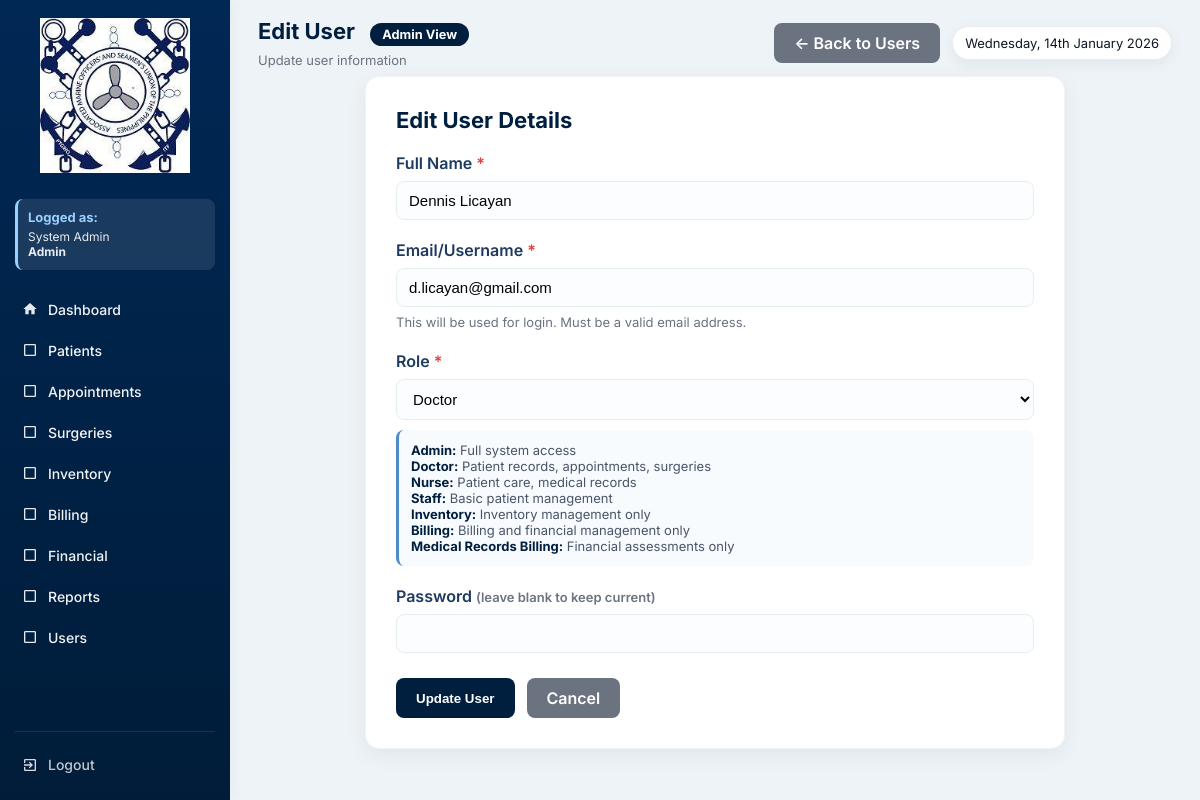
Page /user_form.php?id=35 (signed in) on the committed database.
### tables this page shows
CREATE TABLE `users` (
  `id` int(11) NOT NULL,
  `full_name` varchar(150) DEFAULT NULL,
  `username` varchar(100) DEFAULT NULL,
  `password` varchar(255) DEFAULT NULL,
  `role` enum('Admin','Doctor','Nurse','Staff','Inventory','Billing','SocialWorker') NOT NULL,
  `created_at` timestamp NOT NULL DEFAULT current_timestamp(),
  `is_active` tinyint(1) DEFAULT 1,
  `deactivated_at` datetime DEFAULT NULL
);

### functions.php (called while the page is built, shortened)
<?php
function fetchOne($conn, $sql, $types = null, $params = [])
{
    $stmt = $conn->prepare($sql);
    if ($types) {
        $stmt->bind_param($types, ...$params);
    }
    $stmt->execute();
    $res = $stmt->get_result();
    $row = $res->fetch_assoc();
    return $row;
}
function h($s){
    return htmlspecialchars($s, ENT_QUOTES);
}
?>

### user_form.php (the view, shortened to what this page needs)
<?php
require 'config.php';
require 'functions.php';
$current_role = $_SESSION['role'] ?? 'Guest';
$current_name = $_SESSION['name'] ?? 'User';
$role_permissions = [
    'Admin' => [
        'dashboard.php' => 'Dashboard',
        'patients.php' => 'Patients',
        'appointments.php' => 'Appointments',
        'surgeries.php' => 'Surgeries',
        'inventory.php' => 'Inventory',
        'billing.php' => 'Billing',
        'financials.php' => 'Financial',
        'reports.php' => 'Reports',
        'users.php' => 'Users'
    ],
    'Doctor' => [
        'dashboard.php' => 'Dashboard',
        'patients.php' => 'Patients',
        'appointments.php' => 'Appointments',
        'surgeries.php' => 'Surgeries',
        'inventory.php' => 'Inventory',
        'reports.php' => 'Reports'
    ],
    'Nurse' => [
        'dashboard.php' => 'Dashboard',
        'patients.php' => 'Patients',
        'appointments.php' => 'Appointments',
        'inventory.php' => 'Inventory',
        'reports.php' => 'Reports'
    ],
    'Staff' => [
        'dashboard.php' => 'Dashboard',
        'patients.php' => 'Patients',
        'appointments.php' => 'Appointments',
        'reports.php' => 'Reports'
    ],
    'Inventory' => [
        'dashboard.php' => 'Dashboard',
        'inventory.php' => 'Inventory',
        'reports.php' => 'Reports'
    ],
    'Billing' => [
        'dashboard.php' => 'Dashboard',
        'billing.php' => 'Billing',
        'financials.php' => 'Financial',
        'reports.php' => 'Reports'
    ],
    'MedicalRecordsBilling' => [
        'dashboard.php' => 'Dashboard',
        'financials.php' => 'Financial',
        'reports.php' => 'Reports'
    ]
];
$allowed_pages = $role_permissions[$current_role] ?? ['dashboard.php' => 'Dashboard'];
$id = $full_name = $username = $role = "";
$edit = false;
if (isset($_GET['id'])) {
    $id = (int)$_GET['id'];
    $user = fetchOne($conn, "SELECT * FROM users WHERE id = ?", "i", [$id]);
    if ($user) {
        $edit = true;
        $full_name = $user['full_name'] ?? '';
        $username = $user['username'] ?? '';
        $role = $user['role'] ?? 'Staff';
    }
}
?>
<!DOCTYPE html>
<html lang="en">
<head>
</head>
<body>
  <div class="app">
    <aside class="sidebar" id="sidebar">
      <div class="logo-wrap">
        <a href="dashboard.php" style="display: block;">
          <img src="logo.jpg" alt="Gig Oca Robles Seamen's Hospital Davao Logo">
        </a>
      </div>
      <div class="user-info">
        <h4>Logged as:</h4>
        <p><?php echo htmlspecialchars($current_name); ?><br><strong><?php echo htmlspecialchars($current_role); ?></strong></p>
      </div>
      <nav class="menu" id="mainMenu">
        <a href="dashboard.php" class="menu-item <?php echo basename($_SERVER['PHP_SELF']) == 'dashboard.php' ? 'active' : ''; ?>">
          <span class="icon">
            <svg viewBox="0 0 24 24" fill="currentColor">
              <path d="M10 20v-6h4v6h5v-8h3L12 3 2 12h3v8z"/>
            </svg>
          </span>
          <span class="label">Dashboard</span>
        </a>
        <?php foreach($allowed_pages as $page => $label): ?>
          <?php if($page !== 'dashboard.php'): ?>
            <a href="<?php echo $page; ?>" class="menu-item <?php echo basename($_SERVER['PHP_SELF']) == $page ? 'active' : ''; ?>">
              <span class="icon">
                <?php
                  $icons = [
                    'patients.php' => '<svg viewBox="0 0 24 24" fill="currentColor"><path d="M12 12c2.21 0 4-1.79 4-4s-1.79-4-4-4-4 1.79-4 4 1.79 4 4 4zm0 2c-2.67 0-8 1.34-8 4v2h16v-2c0-2.66-5.33-4-8-4z"/></svg>',
                    'appointments.php' => '<svg viewBox="0 0 24 24" fill="currentColor"><path d="M19 3h-1V1h-2v2H8V1H6v2H5c-1.11 0-1.99.9-1.99 2L3 19c0 1.1.89 2 2 2h14c1.1 0 2-.9 2-2V5c0-1.1-.9-2-2-2zm0 16H5V8h14v11zM7 10h5v5H7z"/></svg>',
                    'surgeries.php' => '<svg viewBox="0 0 24 24" fill="currentColor"><path d="M12 2C8.13 2 5 5.13 5 9c0 5.25 7 13 7 13s7-7.75 7-13c0-3.87-3.13-7-7-7zm0 9.5c-1.38 0-2.5-1.12-2.5-2.5s1.12-2.5 2.5-2.5 2.5 1.12 2.5 2.5-1.12 2.5-2.5 2.5z"/></svg>',
                    'inventory.php' => '<svg viewBox="0 0 24 24" fill="currentColor"><path d="M20 8h-3V4H7v4H4v14h16V8zM9 6h6v2H9V6zm11 14H4v-9h16v9zm-7-7H8v-2h5v2z"/></svg>',
                    'billing.php' => '<svg viewBox="0 0 24 24" fill="currentColor"><path d="M11.8 10.9c-2.27-.59-3-1.2-3-2.15 0-1.09 1.01-1.85 2.7-1.85 1.78 0 2.44.85 2.5 2.1h2.21c-.07-1.72-1.12-3.3-3.21-3.81V3h-3v2.16c-1.94.42-3.5 1.68-3.5 3.61 0 2.31 1.91 3.46 4.7 4.13 2.5.6 3 1.48 3 2.41 0 .69-.49 1.79-2.7 1.79-2.06 0-2.87-.92-2.98-2.1h-2.2c.12 2.19 1.76 3.42 3.68 3.83V21h3v-2.15c1.95-.37 3.5-1.5 3.5-3.55 0-2.84-2.43-3.81-4.7-4.4z"/></svg>',
                    'financials.php' => '<svg viewBox="0 0 24 24" fill="currentColor"><path d="M3 13h8V3H3v10zm0 8h8v-6H3v6zm10 0h8V11h-8v10zm0-18v6h8V3h-8z"/></svg>',
                    'reports.php' => '<svg viewBox="0 0 24 24" fill="currentColor"><path d="M19 3H5c-1.1 0-2 .9-2 2v14c0 1.1.9 2 2 2h14c1.1 0 2-.9 2-2V5c0-1.1-.9-2-2-2zM9 17H7v-7h2v7zm4 0h-2V7h2v10zm4 0h-2v-4h2v4z"/></svg>',
                    'users.php' => '<svg viewBox="0 0 24 24" fill="currentColor"><path d="M16 11c1.66 0 2.99-1.34 2.99-3S17.66 5 16 5c-1.66 0-3 1.34-3 3s1.34 3 3 3zm-8 0c1.66 0 2.99-1.34 2.99-3S9.66 5 8 5C6.34 5 5 6.34 5 8s1.34 3 3 3zm0 2c-2.33 0-7 1.17-7 3.5V19h14v-2.5c0-2.33-4.67-3.5-7-3.5zm8 0c-.29 0-.62.02-.97.05 1.16.84 1.97 1.97 1.97 3.45V19h6v-2.5c0-2.33-4.67-3.5-7-3.5z"/></svg>'
                  ];
                  echo $icons[$page] ?? '<svg viewBox="0 0 24 24" fill="currentColor"><path d="M19 5v14H5V5h14m0-2H5c-1.1 0-2 .9-2 2v14c0 1.1.9 2 2 2h14c1.1 0 2-.9 2-2V5c0-1.1-.9-2-2-2z"/></svg>';
                ?>
              </span>
              <span class="label"><?php echo $label; ?></span>
            </a>
          <?php endif; ?>
        <?php endforeach; ?>
      </nav>
      <div class="sidebar-bottom">
        <a href="logout.php" class="menu-item" style="color: rgba(255,255,255,0.8);">
          <span class="icon">
            <svg viewBox="0 0 24 24" fill="currentColor">
              <path d="M10.09 15.59L11.5 17l5-5-5-5-1.41 1.41L12.67 11H3v2h9.67l-2.58 2.59zM19 3H5c-1.11 0-2 .9-2 2v4h2V5h14v14H5v-4H3v4c0 1.1.89 2 2 2h14c1.1 0 2-.9 2-2V5c0-1.1-.9-2-2-2z"/>
            </svg>
          </span>
          <span class="label">Logout</span>
        </a>
      </div>
    </aside>
    <div class="main" id="mainContent">
      <div class="topbar">
        <div class="top-left">
          <h1><?php echo $edit ? "Edit User" : "Add User"; ?>
            <span class="role-badge role-<?php echo strtolower($current_role); ?>">
              <?php echo htmlspecialchars($current_role); ?> View
            </span>
          </h1>
          <p><?php echo $edit ? "Update user information" : "Create a new user account"; ?></p>
        </div>
        <div class="top-actions">
          <a href="users.php" class="btn-secondary">← Back to Users</a>
          <div class="date-pill"><?php echo date('l, jS F Y'); ?></div>
        </div>
      </div>
      <div class="form-container">
        <div class="form-card">
          <div class="form-title"><?php echo $edit ? "Edit User Details" : "Create New User"; ?></div>
          <form method="POST" class="user-form">
            <div class="form-group">
              <label class="form-label">Full Name <span class="required">*</span></label>
              <input type="text" name="full_name" class="form-input" value="<?php echo h($full_name); ?>" required>
            </div>
            <div class="form-group">
              <label class="form-label">Email/Username <span class="required">*</span></label>
              <input type="email" name="username" class="form-input" value="<?php echo h($username); ?>" required>
              <div class="form-text">This will be used for login. Must be a valid email address.</div>
            </div>
            <div class="form-group">
              <label class="form-label">Role <span class="required">*</span></label>
              <select name="role" class="form-select" required>
                <option value="Doctor" <?php if($role=='Doctor') echo 'selected'; ?>>Doctor</option>
              </select>
              <div class="form-help">
                <strong>Admin:</strong> Full system access<br>
                <strong>Doctor:</strong> Patient records, appointments, surgeries<br>
                <strong>Nurse:</strong> Patient care, medical records<br>
                <strong>Staff:</strong> Basic patient management<br>
                <strong>Inventory:</strong> Inventory management only<br>
                <strong>Billing:</strong> Billing and financial management only<br>
                <strong>Medical Records Billing:</strong> Financial assessments only
              </div>
            </div>
            <div class="form-group">
              <label class="form-label">
                Password <?php if($edit) echo '<span class="muted">(leave blank to keep current)</span>'; else echo '<span class="required">*</span>'; ?>
              </label>
              <input type="password" name="password" id="password" class="form-input" <?php if(!$edit) echo 'required'; ?> minlength="6">
            </div>
            <div class="form-actions">
              <button type="submit" class="btn-primary"><?php echo $edit ? "Update User" : "Create User"; ?></button>
              <a href="users.php" class="btn-secondary">Cancel</a>
            </div>
          </form>
        </div>
      </div>
    </div>
  </div>
</body>
</html>

### user_form.php (style rules this page uses)
:root { --bg: #eef3f7; --panel: #ffffff; --muted: #6b7280; --navy-700: #001F3F; --accent: #003366; --sidebar: #002855; --light-blue: #4d8cc9; --card-shadow: 0 6px 22px rgba(16,24,40,0.06); --glass: rgba(255,255,255,0.6); }
* { box-sizing:border-box }
html,body { height:100% }
body { margin:0; font-family:Inter, system-ui, -apple-system, "Segoe UI", Roboto, "Helvetica Neue", Arial; background:var(--bg); color: #0f1724; -webkit-font-smoothing:antialiased; -moz-osx-font-smoothing:grayscale; }
.app { display:flex; min-height:100vh; align-items:stretch; }
.sidebar { width:230px; background:linear-gradient(180deg, var(--sidebar), #001a33 120%); color:#eaf5ff; padding:18px 15px; display:flex; flex-direction:column; gap:14px; position:fixed; left:0; top:0; bottom:0; box-shadow: 2px 0 12px rgba(0,0,0,0.04); transition:width .22s ease, transform .22s ease; z-index:30; overflow-y: auto; }
.logo-wrap { display:flex; align-items:center; justify-content: center; padding-bottom:4px; }
.logo-wrap img { width:150px; height:auto; display:block; }
.menu { margin-top:8px; display:flex; flex-direction:column; gap:6px }
.menu-item { display:flex; align-items:center; gap:10px; padding:9px 7px; border-radius:8px; cursor:pointer; color:rgba(255,255,255,0.95); font-weight:500; text-decoration: none; transition: all 0.2s ease; font-size: 14px; }
.menu-item svg, .menu-item .icon { width:16px;height:16px;opacity:.95; fill: white; }
.sidebar-bottom { margin-top:auto; font-size:13px; color:rgba(255,255,255,0.8); opacity:0.95; padding-top: 15px; border-top: 1px solid rgba(255,255,255,0.1); }
.user-info { background: rgba(255, 255, 255, 0.1); border-radius: 8px; padding: 10px; margin-top: 8px; border-left: 3px solid #9bcfff; font-size: 13px; }
.user-info h4 { margin: 0 0 4px 0; font-size: 13px; color: #9bcfff; }
.user-info p { margin: 0; font-size: 12px; color: rgba(255, 255, 255, 0.9); line-height: 1.3; }
.main { margin-left:230px; padding:18px 28px; width:100%; transition:margin-left .22s ease; }
.topbar { display:flex; align-items:center; justify-content:space-between; gap:12px; margin-bottom:8px; }
.top-left h1 { font-size:22px;margin:0;font-weight:700; color: var(--navy-700); }
.top-left p { margin:6px 0 0 0;color:var(--muted);font-size:13px }
.top-actions { display:flex;align-items:center;gap:12px }
.btn-secondary { background: #6b7280; color: #fff; }
.date-pill { background:var(--panel); padding:8px 12px; border-radius:999px; box-shadow:0 4px 14px rgba(16,24,40,0.06); font-size:13px; white-space: nowrap; border: 1px solid #e6eef0; }
.form-container { max-width: 700px; margin: 0 auto; }
.form-card { background: var(--panel); padding: 30px; border-radius: 14px; box-shadow: var(--card-shadow); border: 1px solid #f0f4f8; }
.form-title { font-size: 22px; margin-bottom: 20px; color: var(--navy-700); font-weight: 700; }
.form-label { display: block; margin-bottom: 8px; font-weight: 600; color: #1e3a5f; }
.required { color: #e53e3e; }
.form-input { width: 100%; padding: 10px 12px; border: 1px solid #e6eef0; border-radius: 8px; font-size: 15px; transition: all 0.2s ease; background: #fbfdfe; }
.form-select { width: 100%; padding: 10px 12px; border: 1px solid #e6eef0; border-radius: 8px; font-size: 15px; background: #fbfdfe; cursor: pointer; }
.form-text { margin-top: 6px; font-size: 13px; color: var(--muted); line-height: 1.4; }
.form-help { background: #f8fbfd; padding: 12px; border-radius: 8px; border-left: 3px solid var(--light-blue); margin-top: 10px; font-size: 13px; color: #4a5568; }
.form-help strong { color: var(--navy-700); }
.form-actions { display: flex; gap: 12px; margin-top: 25px; }
.btn-primary { background: var(--navy-700); color: white; padding: 10px 20px; border-radius: 8px; border: none; font-weight: 600; cursor: pointer; transition: all 0.2s ease; }
.btn-secondary { background: #6b7280; color: white; padding: 10px 20px; border-radius: 8px; border: none; font-weight: 600; cursor: pointer; text-decoration: none; display: inline-block; transition: all 0.2s ease; }
.form-group { margin-bottom: 20px; }
.role-badge { display: inline-block; padding: 4px 12px; border-radius: 15px; font-size: 0.8rem; font-weight: bold; margin-left: 10px; }
.role-admin { background: #001F3F; color: white; }
a { color:inherit; text-decoration: none; }
.muted { color:var(--muted);font-size:13px }

### rows in the picture
users: full_name "Dennis Licayan", username "d.licayan@gmail.com", role "Doctor"

### other values in the picture
$current_name "System Admin"
$current_role "Admin"
$label "Patients"
$label "Appointments"
$label "Surgeries"
$label "Inventory"
$label "Billing"
$label "Financial"
$label "Reports"
$label "Users"
